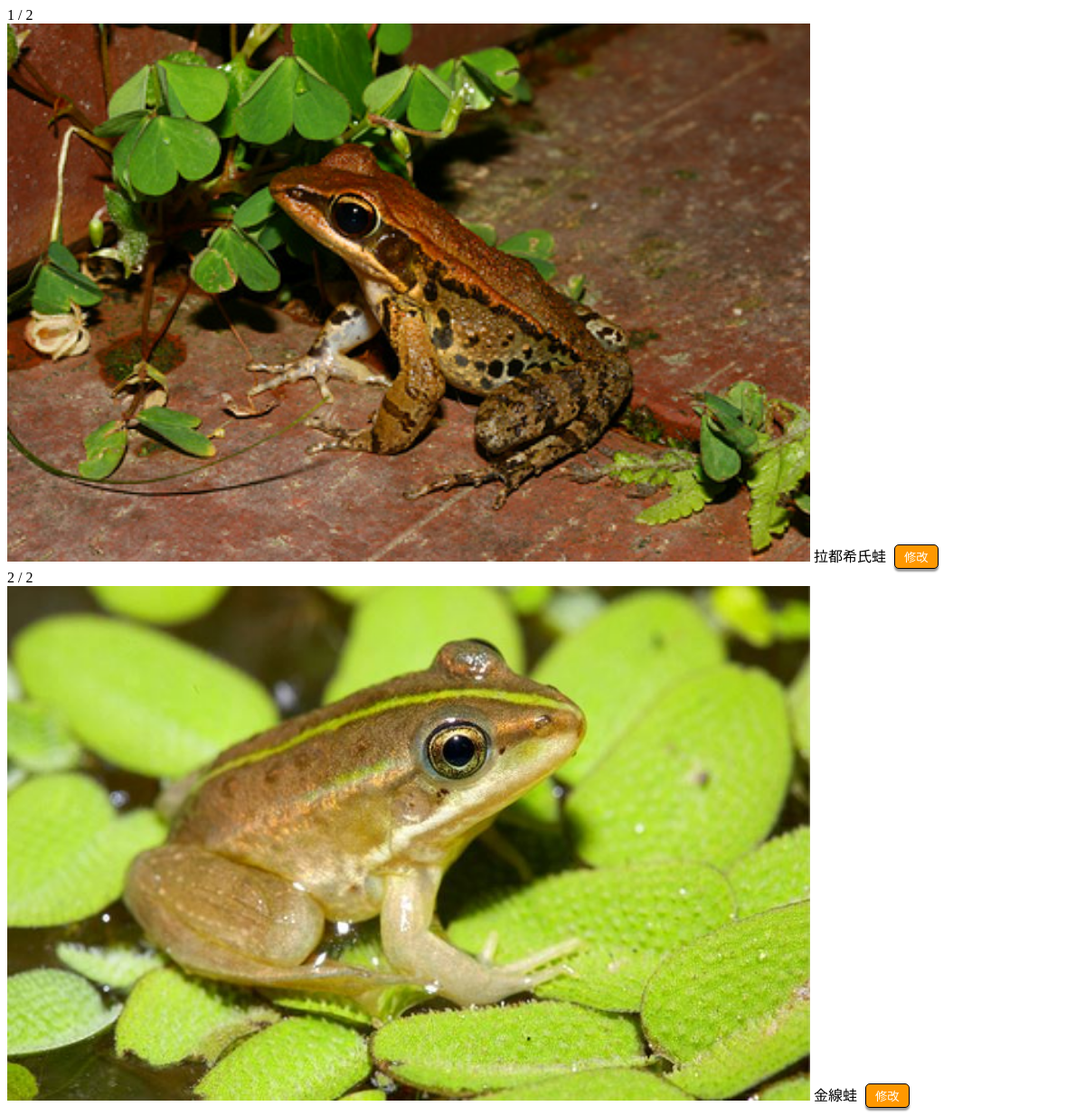
The page /showphoto.php on the database its author committed.
### tables this page shows
CREATE TABLE `photoupload` (
  `id` int(11) NOT NULL,
  `author` varchar(20) NOT NULL,
  `path` varchar(50) NOT NULL,
  `family` varchar(20) NOT NULL,
  `genus` varchar(20) NOT NULL,
  `species` varchar(20) NOT NULL,
  `season` varchar(20) NOT NULL,
  `gpsX` int(15) NOT NULL,
  `gpsY` int(15) NOT NULL,
  `date` datetime NOT NULL DEFAULT CURRENT_TIMESTAMP
);

### showphoto.php (the view, shortened to what this page needs)
<head>
    <link rel="stylesheet" type="text/css" href="../css2.0/showphoto.css">
</head>
<?php
    require("Model.php");
    $dirname="img/upload";
    $pictype = array("jpg", "png", "jpeg", "gif", "JPG");
    $files = array();
    if($handle = opendir($dirname)) {
        while(false !== ($file = readdir($handle))) {
            for($i = 0; $i < sizeof($pictype); $i++) {
                if(strstr($file, ".".$pictype[$i])) {
                    $files[] = $file;
                }
            }
        }
        for($i = 0; $i < sizeof($files); $i++) {
            $results = getFrogPhotoInfoID($i+1);
            if ($rs = mysqli_fetch_array($results)) {
                $j = $i + 1;
                $size = sizeof($files);
                echo "<div><div class='numbertext'> $j / $size</div>
                    <img src='../$dirname/$files[$i]' style='width:75%' alt='
                    author : ".$rs['author'].",
                    ".$rs['species'].",
                    ".$rs['season'].",
                    ".$rs['date']."'>
                    <td>".$rs['species']."</td>
                    <button class='btn warning'><a href='../editshowphoto.php?id=",$rs['id'],"' class='link'>修改</a></button></div>";
            }
        }
    }
?>

### Model.php (shortened to what this page needs)
<?php
    function getFrogPhotoInfoID($id) {
        global $conn;
        $sql = "SELECT photoupload.* FROM photoupload where id = $id";
        return mysqli_query($conn, $sql);
    }
?>
<!DOCTYPE>
<html>
    <head>
    </head>
    <body>
    </body>
</html>

### css2.0/showphoto.css (style rules this page uses)
.btn { border: none; color: white; padding: 3px 10px; cursor: pointer; margin: 1px 5px; border: 1px black solid; border-radius: 5px; box-shadow: 0 3px 2px rgba(0, 0, 0, 0.4); }
.warning { background-color: #ff9800; }
.link { text-decoration: none; color: white; }

### rows shown on the page
photoupload: j "1", size "2", shows a picture, species "拉都希氏蛙"
photoupload: j "2", size "2", shows a picture, species "金線蛙"
